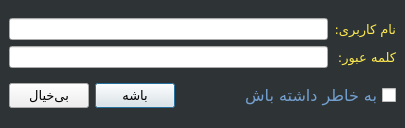
<?xml version="1.0" encoding="UTF-8"?>
<ui version="4.0">
 <class>UserPassDialog</class>
 <widget class="QDialog" name="UserPassDialog">
  <property name="geometry">
   <rect>
    <x>0</x>
    <y>0</y>
    <width>405</width>
    <height>128</height>
   </rect>
  </property>
  <property name="windowTitle">
   <string>ورود</string>
  </property>
  <layout class="QVBoxLayout" name="verticalLayout_2">
   <property name="leftMargin">
    <number>0</number>
   </property>
   <property name="topMargin">
    <number>0</number>
   </property>
   <property name="rightMargin">
    <number>0</number>
   </property>
   <property name="bottomMargin">
    <number>0</number>
   </property>
   <item>
    <widget class="QWidget" name="widget" native="true">
     <property name="styleSheet">
      <string notr="true">QWidget#widget
{
background-color: rgb(46, 52, 54)

}</string>
     </property>
     <layout class="QVBoxLayout" name="verticalLayout">
      <item>
       <layout class="QGridLayout" name="gridLayout">
        <item row="0" column="0">
         <widget class="QLineEdit" name="led_user"/>
        </item>
        <item row="0" column="1">
         <widget class="QLabel" name="label">
          <property name="font">
           <font>
            <family>B Yekan</family>
            <pointsize>10</pointsize>
           </font>
          </property>
          <property name="styleSheet">
           <string notr="true">color: rgb(252, 233, 79);</string>
          </property>
          <property name="text">
           <string>نام کاربری:</string>
          </property>
          <property name="buddy">
           <cstring>led_user</cstring>
          </property>
         </widget>
        </item>
        <item row="1" column="0">
         <widget class="QLineEdit" name="led_pass">
          <property name="echoMode">
           <enum>QLineEdit::Password</enum>
          </property>
         </widget>
        </item>
        <item row="1" column="1">
         <widget class="QLabel" name="label_2">
          <property name="font">
           <font>
            <family>B Yekan</family>
            <pointsize>10</pointsize>
           </font>
          </property>
          <property name="styleSheet">
           <string notr="true">color: rgb(252, 233, 79);</string>
          </property>
          <property name="text">
           <string>کلمه عبور:</string>
          </property>
          <property name="buddy">
           <cstring>led_pass</cstring>
          </property>
         </widget>
        </item>
       </layout>
      </item>
      <item>
       <layout class="QHBoxLayout" name="horizontalLayout">
        <item>
         <widget class="QPushButton" name="pushButton_2">
          <property name="font">
           <font>
            <family>B Yekan</family>
            <pointsize>10</pointsize>
            <weight>50</weight>
            <bold>false</bold>
           </font>
          </property>
          <property name="text">
           <string>بی‌خیال</string>
          </property>
         </widget>
        </item>
        <item>
         <widget class="QPushButton" name="btn_ok">
          <property name="font">
           <font>
            <family>B Yekan</family>
            <pointsize>10</pointsize>
            <weight>50</weight>
            <bold>false</bold>
           </font>
          </property>
          <property name="text">
           <string>باشه</string>
          </property>
          <property name="default">
           <bool>true</bool>
          </property>
         </widget>
        </item>
        <item>
         <spacer name="horizontalSpacer">
          <property name="orientation">
           <enum>Qt::Horizontal</enum>
          </property>
          <property name="sizeHint" stdset="0">
           <size>
            <width>40</width>
            <height>20</height>
           </size>
          </property>
         </spacer>
        </item>
        <item>
         <widget class="QCheckBox" name="chb_remember">
          <property name="font">
           <font>
            <family>B Yekan</family>
            <pointsize>12</pointsize>
           </font>
          </property>
          <property name="layoutDirection">
           <enum>Qt::RightToLeft</enum>
          </property>
          <property name="styleSheet">
           <string notr="true">color: rgb(114, 159, 207);</string>
          </property>
          <property name="text">
           <string>به خاطر داشته باش</string>
          </property>
         </widget>
        </item>
       </layout>
      </item>
     </layout>
    </widget>
   </item>
  </layout>
 </widget>
 <resources/>
 <connections>
  <connection>
   <sender>pushButton_2</sender>
   <signal>clicked()</signal>
   <receiver>UserPassDialog</receiver>
   <slot>reject()</slot>
   <hints>
    <hint type="sourcelabel">
     <x>37</x>
     <y>94</y>
    </hint>
    <hint type="destinationlabel">
     <x>180</x>
     <y>98</y>
    </hint>
   </hints>
  </connection>
 </connections>
</ui>
